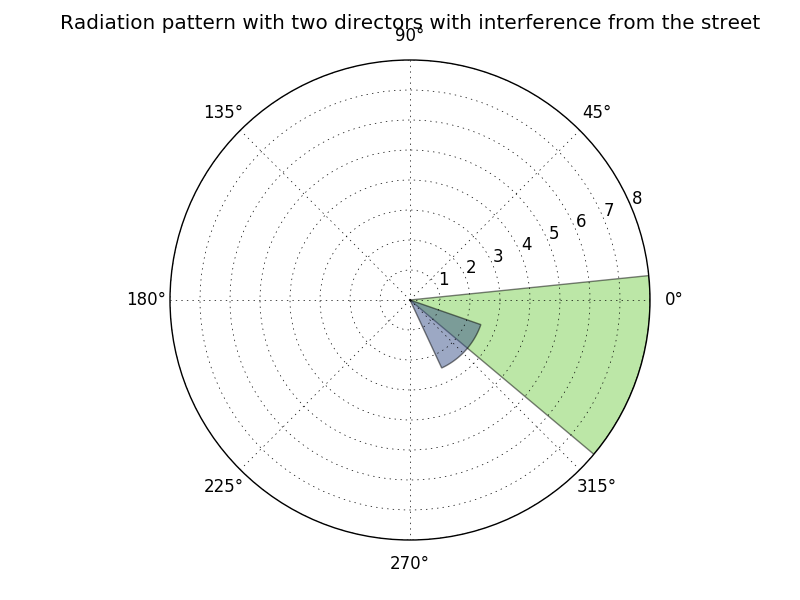

This figure's Python source:
# Yagi antenna radiation pattern with two directors with interference from the street
import matplotlib.pyplot as plt
import numpy as np


theta = np.array([320, 295])
theta = np.radians(theta)
radii = np.array([8, 2.5])

ax = plt.subplot(111, projection='polar')
bars = ax.bar(theta, radii, bottom=0.0)

# Use custom colors and opacity
for r, bar in zip(radii, bars):
    bar.set_facecolor(plt.cm.viridis(r / 10.))
    bar.set_alpha(0.5)

plt.title("Radiation pattern with two directors with interference from the street")
plt.savefig("with_two_dir_street.png")
plt.show()
